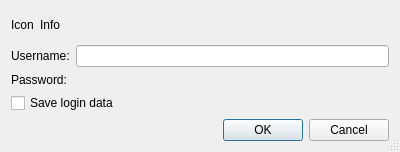
<?xml version="1.0" encoding="UTF-8"?>
<ui version="4.0">
 <class>EricAuthenticationDialog</class>
 <widget class="QDialog" name="EricAuthenticationDialog">
  <property name="geometry">
   <rect>
    <x>0</x>
    <y>0</y>
    <width>400</width>
    <height>152</height>
   </rect>
  </property>
  <property name="sizePolicy">
   <sizepolicy hsizetype="Preferred" vsizetype="Minimum">
    <horstretch>0</horstretch>
    <verstretch>0</verstretch>
   </sizepolicy>
  </property>
  <property name="windowTitle">
   <string>Authentication Required</string>
  </property>
  <property name="sizeGripEnabled">
   <bool>true</bool>
  </property>
  <layout class="QVBoxLayout" name="verticalLayout">
   <item>
    <layout class="QHBoxLayout" name="horizontalLayout">
     <item>
      <widget class="QLabel" name="iconLabel">
       <property name="text">
        <string>Icon</string>
       </property>
      </widget>
     </item>
     <item>
      <widget class="QLabel" name="infoLabel">
       <property name="sizePolicy">
        <sizepolicy hsizetype="MinimumExpanding" vsizetype="MinimumExpanding">
         <horstretch>0</horstretch>
         <verstretch>0</verstretch>
        </sizepolicy>
       </property>
       <property name="text">
        <string>Info</string>
       </property>
       <property name="wordWrap">
        <bool>true</bool>
       </property>
      </widget>
     </item>
    </layout>
   </item>
   <item>
    <layout class="QGridLayout" name="gridLayout">
     <item row="0" column="0">
      <widget class="QLabel" name="label">
       <property name="text">
        <string>Username:</string>
       </property>
      </widget>
     </item>
     <item row="0" column="1">
      <widget class="QLineEdit" name="usernameEdit">
       <property name="toolTip">
        <string>Enter username</string>
       </property>
      </widget>
     </item>
     <item row="1" column="0">
      <widget class="QLabel" name="label_2">
       <property name="text">
        <string>Password:</string>
       </property>
      </widget>
     </item>
     <item row="1" column="1">
      <widget class="EricPasswordEdit" name="passwordEdit" native="true">
       <property name="focusPolicy">
        <enum>Qt::FocusPolicy::StrongFocus</enum>
       </property>
      </widget>
     </item>
    </layout>
   </item>
   <item>
    <widget class="QCheckBox" name="saveCheckBox">
     <property name="toolTip">
      <string>Select to save the login data</string>
     </property>
     <property name="text">
      <string>Save login data</string>
     </property>
    </widget>
   </item>
   <item>
    <widget class="QDialogButtonBox" name="buttonBox">
     <property name="orientation">
      <enum>Qt::Orientation::Horizontal</enum>
     </property>
     <property name="standardButtons">
      <set>QDialogButtonBox::StandardButton::Cancel|QDialogButtonBox::StandardButton::Ok</set>
     </property>
    </widget>
   </item>
  </layout>
 </widget>
 <customwidgets>
  <customwidget>
   <class>EricPasswordEdit</class>
   <extends>QWidget</extends>
   <header>eric7/EricWidgets/EricPasswordEdit.h</header>
   <container>1</container>
  </customwidget>
 </customwidgets>
 <tabstops>
  <tabstop>usernameEdit</tabstop>
  <tabstop>passwordEdit</tabstop>
  <tabstop>saveCheckBox</tabstop>
 </tabstops>
 <resources/>
 <connections>
  <connection>
   <sender>buttonBox</sender>
   <signal>accepted()</signal>
   <receiver>EricAuthenticationDialog</receiver>
   <slot>accept()</slot>
   <hints>
    <hint type="sourcelabel">
     <x>29</x>
     <y>111</y>
    </hint>
    <hint type="destinationlabel">
     <x>23</x>
     <y>117</y>
    </hint>
   </hints>
  </connection>
  <connection>
   <sender>buttonBox</sender>
   <signal>rejected()</signal>
   <receiver>EricAuthenticationDialog</receiver>
   <slot>reject()</slot>
   <hints>
    <hint type="sourcelabel">
     <x>87</x>
     <y>111</y>
    </hint>
    <hint type="destinationlabel">
     <x>81</x>
     <y>117</y>
    </hint>
   </hints>
  </connection>
 </connections>
</ui>
